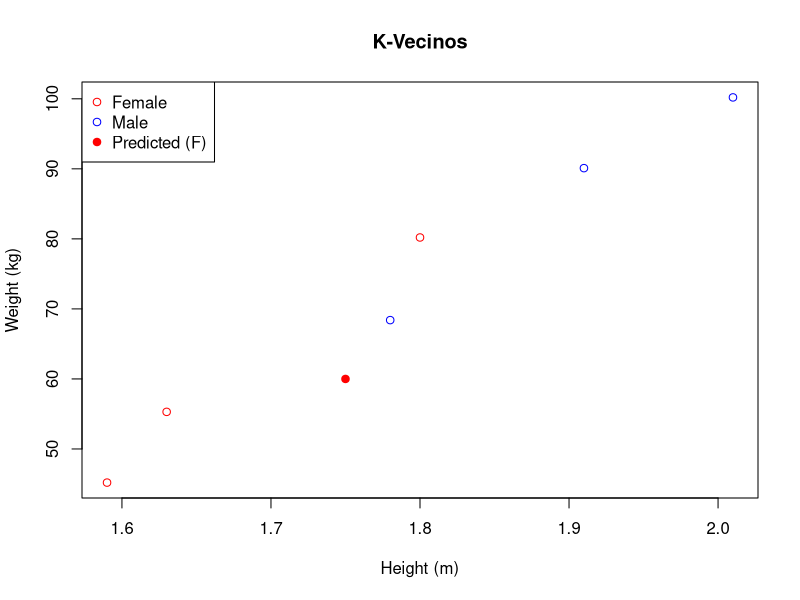

R code for this plot:
library(class)

# Data frame with height and weight
data <- data.frame(
  height = c(1.8, 1.63, 1.78, 1.91, 1.59, 2.01), # In meters
  weight = c(80.2, 55.3, 68.4, 90.1, 45.2, 100.2) # In kilograms
)

# Adding a column to indicate gender
data$gender <- c("F", "F", "M", "M", "F", "M")

# Person's height and weight
new_person <- data.frame(
  height = 1.75,
  weight = 60
)

# Predict the gender of the new person
predicted_gender <- knn(data[, 1:2], new_person, data$gender, k = 3)

plot(
  data$height, data$weight,
  col = ifelse(data$gender == "M", "blue", "red"),
  main = "K-Vecinos", xlab = "Height (m)", ylab = "Weight (kg)"
)
points(
  new_person$height, new_person$weight,
  col = ifelse(predicted_gender == "M", "blue", "red"),
  pch = 19
)

# Format the legend based on the predicted gender
if (predicted_gender == "M") {
  legend_text <- c("Female", "Male", "Predicted (M)")
  legend_col <- c("red", "blue", "blue")
} else {
  legend_text <- c("Female", "Male", "Predicted (F)")
  legend_col <- c("red", "blue", "red")
}

legend("topleft", legend = legend_text, col = legend_col, pch = c(1, 1, 19))
